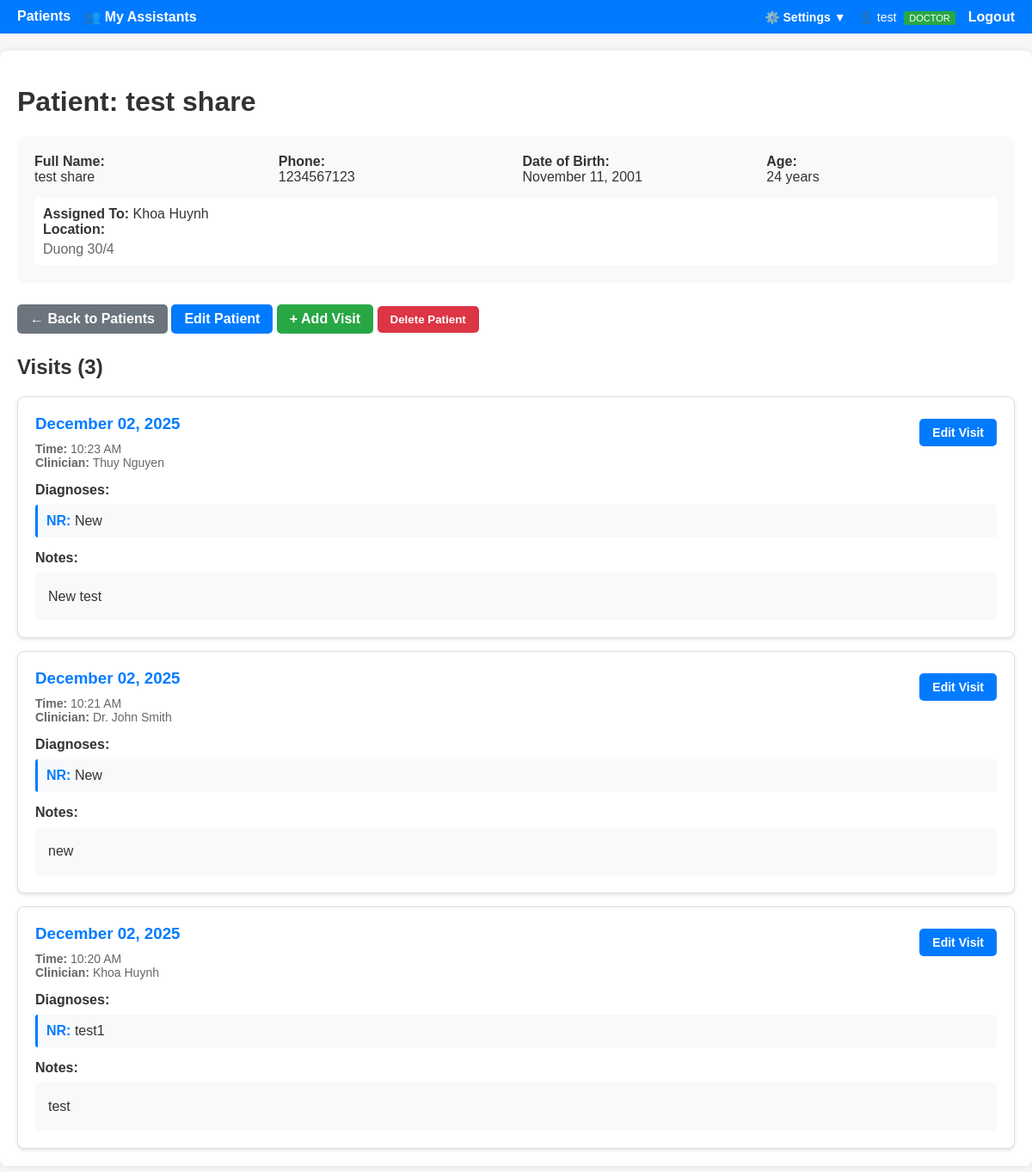
The app's page /patients/53 (signed in) with its own data.
### doctor_app/models.py (models this page shows, shortened)
class User(UserMixin, db.Model):
    id = db.Column(db.Integer, primary_key=True)
    username = db.Column(db.String(80), unique=True, nullable=False)
    password_hash = db.Column(db.String(255), nullable=False)
    role = db.Column(
        db.String(20), default="doctor"
    )  # 'admin', 'doctor', or 'assistant'
    full_name = db.Column(db.String(120), nullable=True)
    email = db.Column(db.String(120), nullable=True)
    location = db.Column(db.String(120), nullable=True)
    created_at = db.Column(db.DateTime, default=datetime.utcnow)
    is_active = db.Column(db.Boolean, default=True)
    doctor_id = db.Column(db.Integer, db.ForeignKey("user.id"), nullable=True)
    visits = db.relationship(
        "Visit", backref="creator", lazy=True, foreign_keys="Visit.created_by"
    )
    patients = db.relationship(
        "Patient", backref="primary_doctor", lazy=True, foreign_keys="Patient.doctor_id"
    )
    assistants = db.relationship(
        "User",
        backref=db.backref("doctor", remote_side=[id]),
        foreign_keys=[doctor_id],
        lazy="dynamic",
    )
    def is_admin(self):
        return self.role == "admin"
    def is_doctor(self):
        return self.role == "doctor"
    def can_delete_patient(self):
        return self.role in ["admin", "doctor"]
    def can_import_export(self):
        return self.role in ["admin", "doctor"]

class Patient(db.Model):
    id = db.Column(db.Integer, primary_key=True)
    full_name = db.Column(db.String(120), nullable=False, index=True)
    phone = db.Column(db.String(30), nullable=True, index=True)
    date_of_birth = db.Column(db.Date, nullable=True)
    created_at = db.Column(db.DateTime, default=datetime.utcnow)
    doctor_id = db.Column(db.Integer, db.ForeignKey("user.id"), nullable=True)
    visits = db.relationship(
        "Visit", backref="patient", lazy=True, cascade="all, delete-orphan"
    )

class Visit(db.Model):
    id = db.Column(db.Integer, primary_key=True)
    patient_id = db.Column(
        db.Integer, db.ForeignKey("patient.id"), nullable=False, index=True
    )
    visit_date = db.Column(db.DateTime, default=datetime.utcnow, index=True)
    clinician = db.Column(db.String(120), nullable=True)
    notes = db.Column(db.Text, nullable=True)
    created_by = db.Column(db.Integer, db.ForeignKey("user.id"), nullable=True)
    diagnoses = db.relationship(
        "Diagnosis", backref="visit", lazy=True, cascade="all, delete-orphan"
    )

class Diagnosis(db.Model):
    id = db.Column(db.Integer, primary_key=True)
    visit_id = db.Column(
        db.Integer, db.ForeignKey("visit.id"), nullable=False, index=True
    )
    code = db.Column(db.String(20), nullable=True)
    description = db.Column(db.String(255), nullable=False)

### doctor_app/patients/routes.py (the view)
@bp.route("/<int:patient_id>", methods=["GET"])
@login_required
def patient_detail(patient_id):
    patient = Patient.query.get_or_404(patient_id)
    visits = patient.visits
    return render_template(
        "patients/detail.html", patient=patient, visits=visits, now=datetime.now()
    )

### doctor_app/auth/routes.py (called while the page is built)
@login_manager.user_loader
def load_user(user_id):
    return User.query.get(int(user_id))

### doctor_app/templates/patients/detail.html (shortened to what this page needs)
{% extends 'base.html' %}
{% block content %}
<h1>Patient: {{ patient.full_name }}</h1>
<div style="background: #f8f9fa; padding: 20px; border-radius: 8px; margin-bottom: 20px;">
    <div style="display: grid; grid-template-columns: repeat(auto-fit, minmax(200px, 1fr)); gap: 15px;">
        <div>
            <strong>Full Name:</strong><br>
            {{ patient.full_name }}
        </div>
        <div>
            <strong>Phone:</strong><br>
            {{ patient.phone or '—' }}
        </div>
        <div>
            <strong>Date of Birth:</strong><br>
            {% if patient.date_of_birth %}
                {{ patient.date_of_birth.strftime('%B %d, %Y') }}
            {% else %}
                —
            {% endif %}
        </div>
        <div>
            <strong>Age:</strong><br>
            {% if patient.date_of_birth %}
                {% set age = ((now.year - patient.date_of_birth.year) - ((now.month, now.day) < (patient.date_of_birth.month, patient.date_of_birth.day))) %}
                {{ age }} years
            {% else %}
                —
            {% endif %}
        </div>
    </div>
    {% if patient.primary_doctor %}
    <div style="margin-top: 15px; padding: 10px; background: white; border-radius: 5px;">
        <strong>Assigned To:</strong> {{ patient.primary_doctor.full_name or patient.primary_doctor.username }}
        {% if patient.primary_doctor.location %}
            <br><strong>Location:</strong>
            <div style="margin-top: 5px; color: #666; white-space: pre-line;">{{ patient.primary_doctor.location }}</div>
        {% endif %}
    </div>
    {% endif %}
</div>
<div style="margin-bottom: 20px;">
    <a href="{{ url_for('patients.list_patients') }}" class="btn" style="background: #6c757d;">← Back to Patients</a>
    <a href="{{ url_for('patients.edit_patient', patient_id=patient.id) }}" class="btn">Edit Patient</a>
    <a href="{{ url_for('visits.new_visit', patient_id=patient.id) }}" class="btn" style="background: #28a745;">+ Add Visit</a>
    {% if current_user.can_delete_patient() %}
    <form method="post" action="{{ url_for('patients.delete_patient', patient_id=patient.id) }}" style="display: inline;" onsubmit="return confirm('Are you sure you want to delete this patient? This will also delete all visits and diagnoses.');">
        <button type="submit" class="btn" style="background: #dc3545;">Delete Patient</button>
    </form>
    {% else %}
    <button class="btn" style="background: #999; cursor: not-allowed;" disabled title="You don't have permission to delete patients">Delete Patient</button>
    {% endif %}
</div>
<h2>Visits ({{ visits|length }})</h2>
{% if visits %}
<div style="display: flex; flex-direction: column; gap: 15px;">
    {% for visit in visits|sort(attribute='visit_date', reverse=True) %}
    <div style="background: white; border: 1px solid #ddd; border-radius: 8px; padding: 20px; box-shadow: 0 2px 4px rgba(0,0,0,0.1);">
        <div style="display: flex; justify-content: space-between; align-items: start; margin-bottom: 15px;">
            <div>
                <h3 style="margin: 0 0 10px 0; color: #007bff;">
                    {{ visit.visit_date.strftime('%B %d, %Y') }}
                </h3>
                <div style="color: #666; font-size: 14px;">
                    <strong>Time:</strong> {{ visit.visit_date.strftime('%I:%M %p') }}
                    {% if visit.clinician %}
                    <br><strong>Clinician:</strong> {{ visit.clinician }}
                    {% endif %}
                </div>
            </div>
            <div style="display: flex; gap: 10px;">
                <a href="{{ url_for('visits.edit_visit', visit_id=visit.id) }}" class="btn" style="padding: 8px 15px; font-size: 14px;">Edit Visit</a>
            </div>
        </div>
        {% if visit.diagnoses %}
        <div style="margin-bottom: 15px;">
            <strong style="color: #333;">Diagnoses:</strong>
            <div style="margin-top: 8px;">
                {% for diagnosis in visit.diagnoses %}
                <div style="padding: 10px; background: #f8f9fa; border-left: 3px solid #007bff; margin-bottom: 8px; border-radius: 3px;">
                    {% if diagnosis.code %}
                    <strong style="color: #007bff;">{{ diagnosis.code }}:</strong>
                    {% endif %}
                    {{ diagnosis.description }}
                </div>
                {% endfor %}
            </div>
        </div>
        {% else %}
        <div style="padding: 10px; background: #fff3cd; border-left: 3px solid #ffc107; margin-bottom: 15px; border-radius: 3px;">
            <em>No diagnoses recorded for this visit</em>
        </div>
        {% endif %}
        {% if visit.notes %}
        <div>
            <strong style="color: #333;">Notes:</strong>
            <div style="margin-top: 8px; padding: 15px; background: #f8f9fa; border-radius: 5px; white-space: pre-wrap; line-height: 1.6;">{{ visit.notes }}</div>
        </div>
        {% endif %}
    </div>
    {% endfor %}
</div>
{% endif %}
{% endblock %}

### doctor_app/templates/base.html (shortened to what this page needs)
<!doctype html>
<html lang="en">
<head>
  <link rel="stylesheet" href="{{ url_for('static', filename='style.css') }}">
</head>
<body>
  <nav>
    <a href="{{ url_for('patients.list_patients') }}" class="{% if request.endpoint == 'patients.list_patients' %}active{% endif %}">Patients</a>
    {% if current_user.is_doctor() %}
    <a href="{{ url_for('auth.my_assistants') }}" class="{% if request.endpoint in ['auth.my_assistants', 'auth.create_assistant', 'auth.edit_assistant'] %}active{% endif %}">👥 My Assistants</a>
    {% endif %}
    <div style="margin-left: auto; display: flex; align-items: center; gap: 15px;">
      <div class="dropdown" id="settingsDropdown">
        <button class="dropdown-button" onclick="toggleDropdown()">⚙️ Settings ▼</button>
      </div>
      <span style="color: #fff; font-size: 14px;">
        👤 {{ current_user.full_name or current_user.username }}
        {% if current_user.is_admin() %}
          <span style="background: #ffc107; color: #000; padding: 2px 6px; border-radius: 3px; font-size: 11px; margin-left: 5px;">ADMIN</span>
        {% elif current_user.is_doctor() %}
          <span style="background: #28a745; color: #fff; padding: 2px 6px; border-radius: 3px; font-size: 11px; margin-left: 5px;">DOCTOR</span>
        {% elif current_user.is_assistant() %}
          <span style="background: #17a2b8; color: #fff; padding: 2px 6px; border-radius: 3px; font-size: 11px; margin-left: 5px;">ASSISTANT</span>
        {% endif %}
      </span>
      <a href="{{ url_for('auth.logout') }}">Logout</a>
    </div>
  </nav>
  <main>
    {% block content %}{% endblock %}
  </main>
</body>
</html>

### doctor_app/static/style.css (style rules this page uses)
body { font-family: Arial; background: #f7f7f7; color: #333; margin: 0; padding: 0; }
main { max-width: 1200px; margin: 20px auto; padding: 20px; background: #fff; border-radius: 8px; box-shadow: 0 0 8px rgba(0,0,0,0.1); }
nav { background: #007bff; padding: 10px 20px; display: flex; gap: 15px; }
nav a { color: #fff; text-decoration: none; font-weight: bold; }
.btn { padding: 8px 15px; border-radius: 5px; background: #007bff; color: #fff; text-decoration: none; font-weight: bold; display: inline-block; margin: 5px 0; cursor: pointer; border: none; }

### doctor_app/templates/base.html (style rules this page uses)
.dropdown { position: relative; display: inline-block; }
.dropdown-button { background: none; border: none; color: #fff; text-decoration: none; font-weight: bold; cursor: pointer; padding: 0; font-size: 14px; font-family: Arial; }

### records on screen
User: full_name "test"
Patient: full_name "test share", phone "1234567123", date_of_birth "November 11, 2001"
User: primary_doctor "Khoa Huynh", primary_doctor.location "Duong 30/4"
Visit: visit_date "December 02, 2025", visit_date "10:23 AM", clinician "Thuy Nguyen", notes "New test"
Diagnosis: code "NR", description "New"
Visit: visit_date "December 02, 2025", visit_date "10:21 AM", clinician "Dr. John Smith", notes "new"
Diagnosis: code "NR", description "New"
Visit: visit_date "December 02, 2025", visit_date "10:20 AM", clinician "Khoa Huynh", notes "test"
Diagnosis: code "NR", description "test1"

### other values on screen
{{ age }} "24"
{{ visits|length }} "3"
